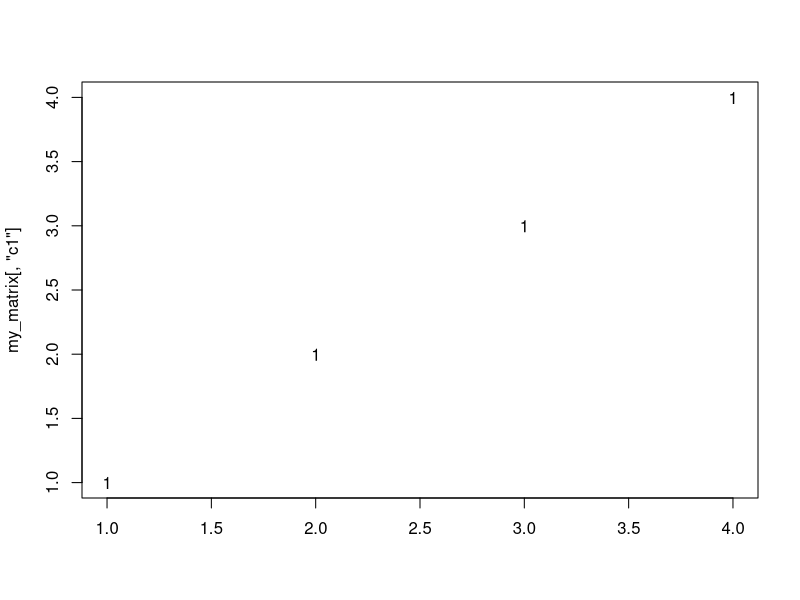

The R script that drew this image:
# matrix()
data <- 1:20
my_matrix <- matrix(data, 4, 5)
my_matrix
my_matrix[1,] # indexing the first row


# other ways to create matrix
a <- seq(1,5)
b <- seq(6,10)

# rbind()
my_matrix_1 <- rbind(a,b)
my_matrix_1

#cbind()
my_matrix_2 <- cbind(a,b)
my_matrix_2

# indexation of the matrix
my_matrix[1,1] # element in row 1 and column 1
my_matrix[1,] # entire row 1
my_matrix[,1] # entire column 1

# naming the matrix
rownames(my_matrix) <- c("r1", "r2", "r3", "r4")
colnames(my_matrix) <- c("c1", "c2", "c3", "c4", "c5")

# indexation using the row and coumn names of the matrix
my_matrix["r2", "c4"]
my_matrix["r1",]
my_matrix[,"c1"]


####################
# Visualizing Matrix
matplot(my_matrix[,"c1"])


# subsetting of matrix
my_matrix
my_matrix[1:3, c(1,3)] # subsetting first 3 rows from column 1 and 3
my_matrix[c(1,3),] # subsetting the row 1 and row 6 entirely
my_matrix[,c("c3", "c4")] # subsetting the entire columns using their column name

# Important Concept
my_matrix[1,] # returns vector -> bcoz R tries to drop unwanted dimenstions
my_matrix[1,5] # returns vector value

# To avoid above problem or fallout
my_matrix[1,,drop=FALSE] # returns the 2 dimensional value as required


rm(data, my_matrix, my_matrix_1, my_matrix_2, a, b)
